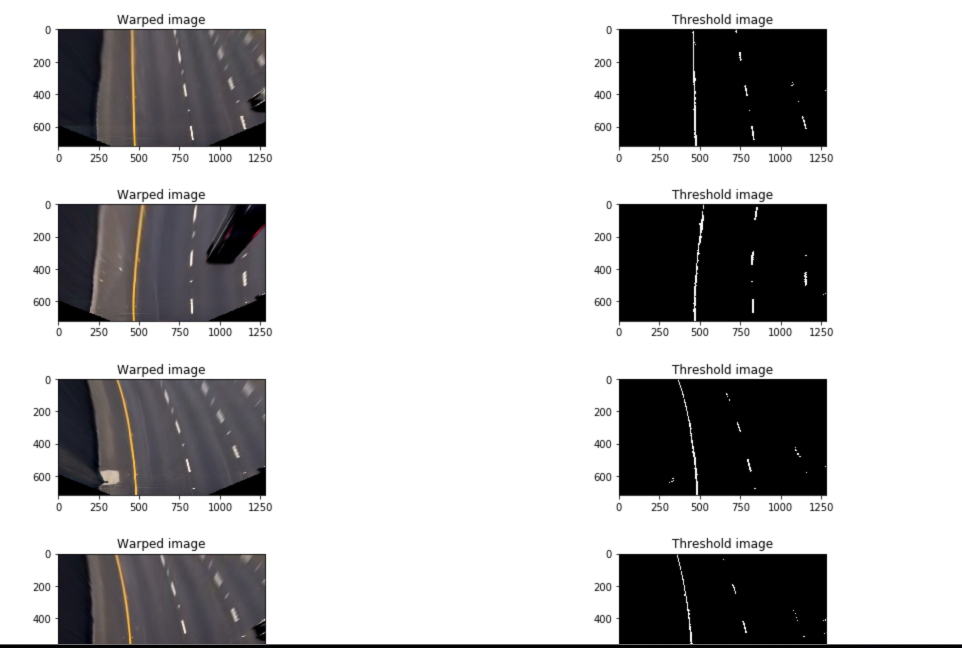
#> input picture submission/images/color_ls_grad.jpg, 1924 x 1296 px (shown at 1/2 size)
$ python -i binary_thresholds.py   (imports and definitions only)   (older library calls are emulated)
#> lines starting #> are read from the running program, lines starting #| are printed output that depends on the picture; after the words box and inside, x2 and y2 are one past the last pixel; in counts of white or black regions, pixels touching at a corner belong together
import cv2
import numpy as np

def binary_image(img, thresh_min, thresh_max):
    binary_output = np.zeros_like(img)
    binary_output[(img >= thresh_min) & (img <= thresh_max)] = 1
    return binary_output

# Sobel threshold
def sobel_threshold(img_rgb, orient='x', sobel_kernel=3):
    gray = cv2.cvtColor(img_rgb, cv2.COLOR_RGB2GRAY)

    if orient == 'x':
        sobel = cv2.Sobel(gray, cv2.CV_64F, 1, 0, ksize=sobel_kernel)
    else:
        sobel = cv2.Sobel(gray, cv2.CV_64F, 0, 1, ksize=sobel_kernel)

    return sobel

def mag_thresh(img_rgb, sobel_kernel=3, thresh_min=0, thresh_max=255):
    sobelx = sobel_threshold(img_rgb, orient='x', sobel_kernel=sobel_kernel)
    sobely = sobel_threshold(img_rgb, orient='y', sobel_kernel=sobel_kernel)
    sobel = np.sqrt(sobelx**2 + sobely**2)
    scaled_sobel = np.uint8(255*sobel/np.max(sobel))
    return binary_image(scaled_sobel, thresh_min, thresh_max)

def dir_threshold(img_rgb, sobel_kernel=3, thresh_min=0, thresh_max=np.pi/2):
    sobelx = sobel_threshold(img_rgb, orient='x', sobel_kernel=sobel_kernel)
    sobely = sobel_threshold(img_rgb, orient='y', sobel_kernel=sobel_kernel)
    absgraddir = np.arctan2(np.absolute(sobely), np.absolute(sobelx))
    return binary_image(absgraddir, thresh_min, thresh_max)

def r_threshold(img_rgb, thresh_min=0, thresh_max=255):
    r = img_rgb[:,:,2]
    return binary_image(r, thresh_min, thresh_max)

def s_hls_threshold(img_rgb, thresh_min=0, thresh_max=255):
    hls = cv2.cvtColor(img_rgb, cv2.COLOR_RGB2HLS)
    s = hls[:,:,2]
    return binary_image(s, thresh_min, thresh_max)

def l_hls_threshold(img_rgb, thresh_min=0, thresh_max=255):
    hls = cv2.cvtColor(img_rgb, cv2.COLOR_RGB2HLS)
    l = hls[:,:,1]
    return binary_image(l, thresh_min, thresh_max)

def yellow_threshold(img_rgb):
    # Reference https://medium.com/@tjosh.owoyemi/finding-lane-lines-with-colour-thresholds-beb542e0d839
    lower = np.array([225,160,0],dtype = "uint8")
    upper = np.array([255, 255, 170],dtype = "uint8")
    mask = cv2.inRange(img_rgb, lower, upper)
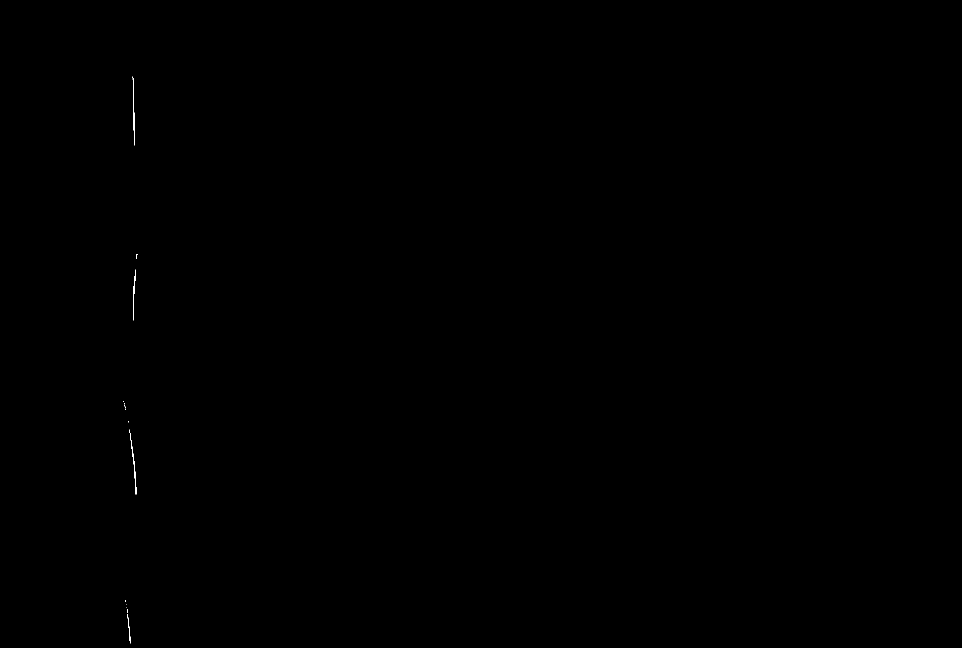
#> mask: shape (1296, 1924) (shown at 1/2 size); 0.03% white in thin lines or dots, all inside (x1, y1, x2, y2) = (247, 153, 275, 1287)

    rgb_y = cv2.bitwise_and(img_rgb, img_rgb, mask = mask).astype(np.uint8)
    rgb_y = cv2.cvtColor(rgb_y, cv2.COLOR_RGB2GRAY)
#> rgb_y: shape (1296, 1924)
    rgb_y = binary_image(rgb_y, 20, 255)

    hls = cv2.cvtColor(img_rgb, cv2.COLOR_RGB2HLS)
#> hls: shape (1296, 1924, 3); mean of channels 0, 1, 2 16.9, 187.1, 4.4
    hls_lower = np.array([20,90,80],dtype = "uint8")
    hls_upper = np.array([45, 200, 255],dtype = "uint8")
    mask = cv2.inRange(hls, hls_lower, hls_upper)
#> mask: shape (1296, 1924); 0.03% white; 24 white regions (16 under 20 px), largest, box (x1, y1, x2, y2) and area: (266, 214, 272, 292) 253, (263, 901, 274, 976) 212, (265, 613, 270, 642) 103
    hls_y = cv2.bitwise_and(img_rgb, img_rgb, mask = mask).astype(np.uint8)
    hls_y = cv2.cvtColor(hls_y, cv2.COLOR_HLS2RGB)
    hls_y = cv2.cvtColor(hls_y, cv2.COLOR_RGB2GRAY)
#> hls_y: shape (1296, 1924)
    hls_y = binary_image(hls_y, 20, 255)

    binary_output = np.zeros_like(hls_y)
    binary_output [(hls_y == 1)|(rgb_y==1)]= 1
    return binary_output

def white_threshold(img_rgb):
    # Reference https://medium.com/@tjosh.owoyemi/finding-lane-lines-with-colour-thresholds-beb542e0d839
    lower = np.array([120,120,200],dtype = "uint8")
    upper = np.array([255, 255, 255],dtype = "uint8")
    mask = cv2.inRange(img_rgb, lower, upper)
    rgb_w = cv2.bitwise_and(img_rgb, img_rgb, mask = mask).astype(np.uint8)
    rgb_w = cv2.cvtColor(rgb_w, cv2.COLOR_RGB2GRAY)
    return binary_image(rgb_w, 20, 255)

>>> import cv2
>>> picture = cv2.cvtColor(cv2.imread('submission/images/color_ls_grad.jpg'), cv2.COLOR_BGR2RGB)
>>> result = yellow_threshold(picture)
#> result: shape (1296, 1924); values 0 (black) and 1 (white), 0.05% white; 23 white regions (17 under 20 px), largest, box (x1, y1, x2, y2) and area: (265, 153, 272, 292) 360, (258, 859, 275, 990) 340, (265, 539, 271, 642) 273, (255, 1228, 264, 1288) 114, (282, 432, 286, 443) 37, (279, 451, 284, 461) 27
